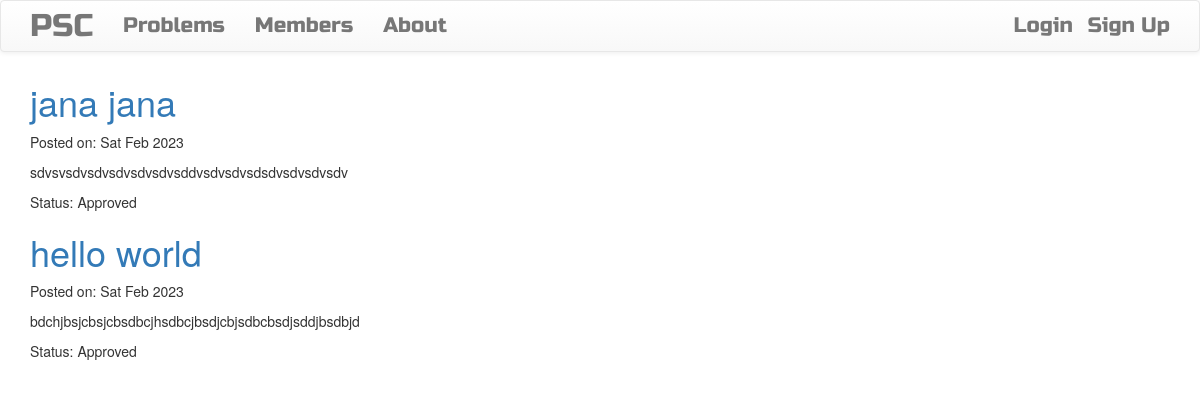
The page /problems/solution/ on the database as committed earlier.
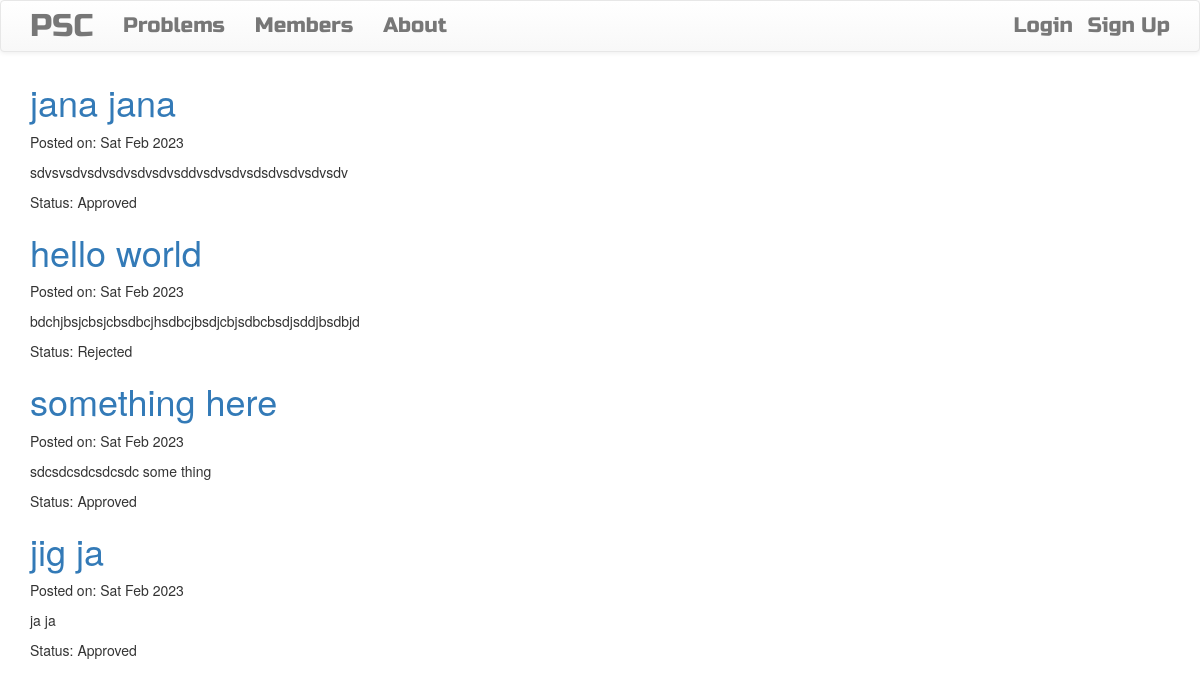
The same page on the database as committed later.
### problems/models.py (models this page shows, shortened)
class Solution(models.Model):
    problem = models.ForeignKey('problems.Problem', related_name='solutions', on_delete=models.CASCADE) # this line connects each solution to an actual problem
    author = models.ForeignKey('accounts.CustomUser', on_delete=models.CASCADE)
    solution_title = models.CharField(max_length=50, verbose_name="Solution title")
    solution_brief = models.TextField()
    created_date = models.DateTimeField(default=timezone.now)
    approved_solution = models.BooleanField(default=False)
    rejected_solution = models.BooleanField(default=False)
    class Meta:
        verbose_name = "Solution"
        verbose_name_plural = "Solutions"

### problems/views.py (the view)
# urls.py: path("solution/", views.SolutionListView.as_view(), name="solution_list"),
class SolutionListView(ListView, LoginRequiredMixin):
    model = Solution
    template_name = "solution_list.html"
    login_url = 'login/'
    redirect_field_name = 'problems/solution_detail.html'
    def get_queryset(self):
        return Solution.objects.order_by('created_date')

### problems/templates/problems/solution_list.html
{% extends 'base.html' %}
{% block content %}
    <div class="centerstage">
        {% for solution in solution_list %}
            <div class="solution_card">
                <h1> <a href="{% url 'problems:problem_detail' pk=solution.problem.pk %}"> {{solution.solution_title}} </a></h1>
                <div class="date">
                    <p> Posted on: {{solution.created_date|date:"D M Y"}}</p>
                </div>
                <div class="Solution content">
                    <p> {{ solution.solution_brief|safe|linebreaks }} </p>
                </div>
                {% if solution.approved_solution %}
                <p> Status: Approved </p>
                {% else %}
                <p> Status: Rejected </p>
                {% endif %}
            </div>
        {% endfor %}
    </div>
{% endblock content %}

Rows that differ between the two databases and show on the page:
changed Solution "hello world": approved_solution "Status: Approved" → "Status: Rejected"
added Solution: solution_title "something here", created_date "Sat Feb 2023", solution_brief "sdcsdcsdcsdcsdc some thing", approved_solution "Status: Approved"
added Solution: solution_title "jig ja", created_date "Sat Feb 2023", solution_brief "ja ja", approved_solution "Status: Approved"
